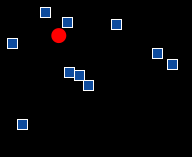
Frame 1 (no input)
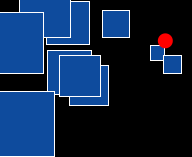
Frame 60 (the mouse pressed at the canvas centre just before this capture)
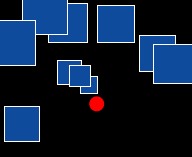
Frame 120 (the mouse held since frame 60 and released just before this capture)

The Processing sketch that drew these frames (run headless with seeded random() and noise(); from frame 60 on, the mouse is pressed at the canvas centre):

// Processing sketch: processing_89022
// ── processing_89022.pde

/*
* Autor: Oscar Martinez
* 
* Projecto titulado "cuadrados asutadizos"
* A estos peculiares cuadrados no les gusta la pelota roja
* por eso cuando esta se acerca los cuadrados se esconden.
* 
*/ 


Cuadrado[] c;

float px=random(20,width-20);
float py=random(20,height-20);
float vx=random(-2,2);
float vy=random(-2,2);

void setup(){
    size(192, 157);
    smooth();
  c=new Cuadrado[10];
  for(int i=0;i<c.length;i++){
    c[i]=new Cuadrado();
    c[i].x=random(10,width-10);
    c[i].y=random(10,height-10);
  }
}

void draw(){
 background(0);
 for(int i=0;i<c.length;i++){
 c[i].mostrar();
 }
 noStroke();        // creacion del circulo
 fill(255,0,0);
 ellipseMode(CENTER);
  ellipse(px,py,15,15);
  px+=vx;
  py+=vy;
  if(px<8||px>width-8) vx=vx*-1;  //efecto de rebote
  if(py<8||py>height-8) vy=vy*-1;
}

class Cuadrado{             //cuadrados
  float x,y,d;
    void mostrar(){
    rectMode(CENTER);
    fill(#0E4B9D);
    stroke(255);
    rect(x,y,10+d/3,10+d/3);  
     d= dist(x,y,px+vx,py+vy);   //variable que controla las distancias
    }
}
